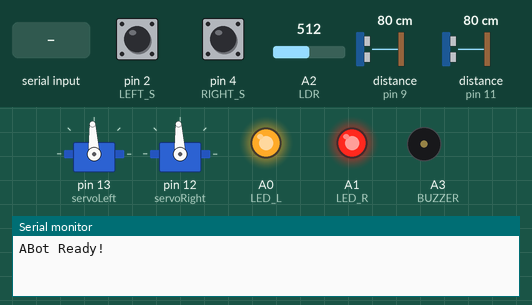
Bench run of a sketch on a simulated Arduino Uno, built with avr-gcc and run on an emulated ATmega328P. On the bench: 2 × servo, output pins drawn as LEDs (lit = HIGH), buzzer (waves = sounding), the last lines printed to the serial monitor. The test bench sets the inputs (shaded band); at power-on: distance to the obstacle (sensors on pin 11, pin 9) 80 cm, A2 (LDR) = 512, pin 2 (LEFT_S) LOW, pin 4 (RIGHT_S) LOW. The echo pulse lasts 58.3 µs per cm; pins used as bus, display or sensor lines are not drawn.

Above: at 1.3 s.
1.4 s: "P\n" received over the second serial link
At 2.9 s:
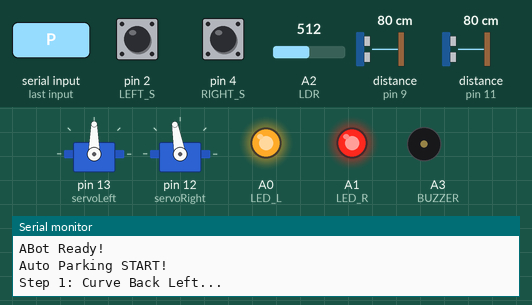
4.4 s: distance to the obstacle (sensor on pin 11) set to 11 cm
5.9 s: distance to the obstacle (sensor on pin 11) set to 8 cm
At 7.2 s:
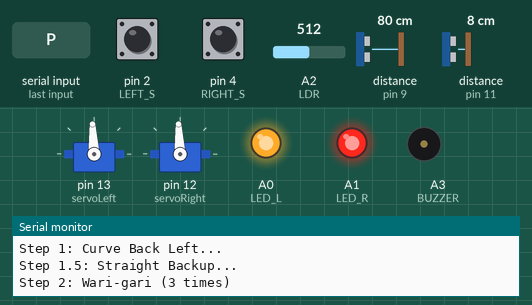
8.9 s: "S\n" received over the second serial link
At 10.94 s:
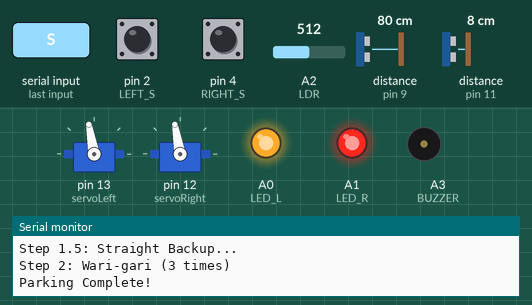
11.9 s: A2 (LDR) set to 592
14.9 s: A2 (LDR) set to 612
At 15.54 s:
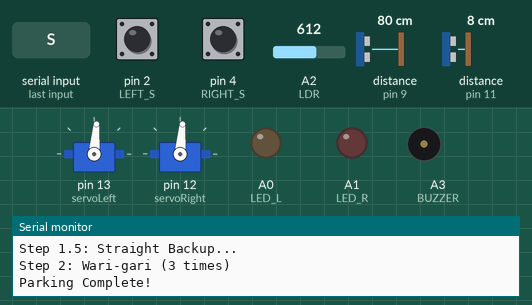
Timing chart, 0 to 18.9 s (numbered marks = the images above; inputs shaded):
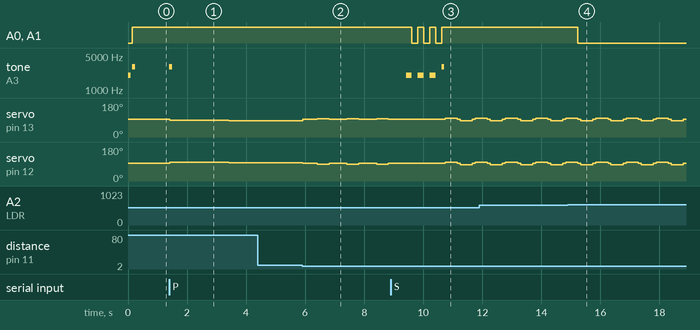

Measured:
- the behaviour switches between 10 and 9 cm on distance to the obstacle (sensor on pin 11) (found by bisection; images 1 and 2)
- the behaviour switches between 599 and 600 on A2 (LDR) (found by bisection; images 3 and 4)
- after the input at 1.4 s, tone on A3 (BUZZER): silent → 3000 Hz at once, → silent 0.10 s later; servo on pin 13 (servoLeft): 93° → 90° at once, → 87° 2.0 s later; servo on pin 12 (servoRight): 93° → 100° at once, → 96° 2.0 s later
- after the input at 4.4 s, every drawn part: stays the same
- after the input at 5.9 s, servo on pin 13 (servoLeft): alternates 97° for 0.40 s and 93° for 0.60 s, starting at once; servo on pin 12 (servoRight): alternates 93° for 0.60 s and 89° for 0.40 s, starting at once
- after the input at 8.9 s, servo on pin 13 (servoLeft), servo on pin 12 (servoRight): 93° → 100° after 1.8 s, → 93° 0.41 s later, → 85° 0.10 s later, → 93° 0.41 s later, … (5 changes in this stretch)
- after the input at 14.9 s, A0 (LED_L), A1 (LED_R): HIGH → LOW after 0.33 s
- by itself, A0 (LED_L), A1 (LED_R): alternates HIGH for 0.20 s and LOW for 0.20 s, 6 changes in all, then stays HIGH

The sketch:

Smart_Car.ino
```cpp
#include <Servo.h>
#include <SoftwareSerial.h>

SoftwareSerial BT(5, 6);

Servo servoLeft;
Servo servoRight;

#define LEFT_S   2
#define RIGHT_S  4
#define TRIG_F   8
#define ECHO_F   9

#define TRIG_B   10
#define ECHO_B   11

#define LED_L A0
#define LED_R A1
#define LDR   A2
#define BUZZER A3

const int SPEED_FWD = 60;
const int SPEED_TURN_FAST = 80;
const int SPEED_TURN_ADJUST = 50;
const int OBSTACLE_DIST = 8;

const int PARKING_DIST = 8;

const int BACK_SPEED_L = -55;
const int BACK_SPEED_R = -35;

int traceMode = 0;

void stopMove() {
  servoLeft.writeMicroseconds(1500);
  servoRight.writeMicroseconds(1500);
}

long getDistance() {
  digitalWrite(TRIG_F, LOW); delayMicroseconds(2);
  digitalWrite(TRIG_F, HIGH); delayMicroseconds(10);
  digitalWrite(TRIG_F, LOW);
  long duration = pulseIn(ECHO_F, HIGH);
  return duration * 0.034 / 2;
}

long getBackDistance() {
  digitalWrite(TRIG_B, LOW); delayMicroseconds(2);
  digitalWrite(TRIG_B, HIGH); delayMicroseconds(10);
  digitalWrite(TRIG_B, LOW);
  long duration = pulseIn(ECHO_B, HIGH);
  return duration * 0.034 / 2;
}

void maneuver(int left, int right, int ms) {
  servoLeft.writeMicroseconds(1500 + left);
  servoRight.writeMicroseconds(1500 - right);
  if (ms > 0) delay(ms);
}

void runSmartTracing() {
  int L = digitalRead(LEFT_S);
  int R = digitalRead(RIGHT_S);
  long distance = getDistance();

  if (distance > 0 && distance <= OBSTACLE_DIST) {
    stopMove();
    tone(BUZZER, 2000); delay(100); noTone(BUZZER);
    return;
  }

  if (traceMode == 0) {
    if (L == 0) traceMode = 1;
    else if (R == 0) traceMode = 2;
    else maneuver(SPEED_FWD, SPEED_FWD, 20);
  }
  else if (traceMode == 1) {
    if (R == 0) {
      traceMode = 2;
      maneuver(0, 0, 100);
      maneuver(SPEED_TURN_FAST, -80, 400);
    }
    else if (L == 0) maneuver(SPEED_FWD, SPEED_FWD, 20);
    else maneuver(0, SPEED_TURN_ADJUST, 20);
  }
  else if (traceMode == 2) {
    if (L == 0) {
      traceMode = 1;
      maneuver(0, 0, 100);
      maneuver(-80, SPEED_TURN_FAST, 400);
    }
    else if (R == 0) maneuver(SPEED_FWD, SPEED_FWD, 20);
    else maneuver(SPEED_TURN_ADJUST, 0, 20);
  }
}

void autoHeadlight() {
  int lightVal = analogRead(LDR);
  if (lightVal < 600) {
    analogWrite(LED_L, 180);
    analogWrite(LED_R, 180);
  }
  else {
    analogWrite(LED_L, 0);
    analogWrite(LED_R, 0);
  }
}

void setup() {
  Serial.begin(9600);
  BT.begin(9600);

  pinMode(LEFT_S, INPUT);
  pinMode(RIGHT_S, INPUT);
  pinMode(TRIG_F, OUTPUT);
  pinMode(ECHO_F, INPUT);
  pinMode(TRIG_B, OUTPUT);
  pinMode(ECHO_B, INPUT);
  pinMode(LED_L, OUTPUT);
  pinMode(LED_R, OUTPUT);
  pinMode(BUZZER, OUTPUT);

  servoLeft.attach(13);
  servoRight.attach(12);

  stopMove();

  tone(BUZZER, 2000, 100); delay(150);
  tone(BUZZER, 3000, 100);

  Serial.println("ABot Ready!");
}

void loop() {

  autoHeadlight();

  if (BT.available()) {

    char cmd = BT.read();
    if (cmd == '\n' || cmd == '\r') return;

    if (cmd == 'X') {
      stopMove();
      tone(BUZZER, 1000, 200);
    }

    else if (cmd == 'S') {
      traceMode = 0;
      tone(BUZZER, 3000, 100);

      while (true) {
        autoHeadlight();

        long dist = getDistance();
        if (dist > 0 && dist < 10) {
          stopMove();
          for (int i = 0; i < 3; i++) { tone(BUZZER, 2000, 100); delay(150); }
          break;
        }

        runSmartTracing();
        if (BT.available() && BT.read() == 'X') break;
      }
    }

    else if (cmd == 'D') {
      traceMode = 0;
      tone(BUZZER, 3000, 100);

      while (true) {
        autoHeadlight();
        runSmartTracing();
        if (BT.available() && BT.read() == 'X') break;
      }
    }

    else if (cmd == 'P') {

      Serial.println("Auto Parking START!");
      tone(BUZZER, 3000, 100);

      Serial.println("Step 1: Curve Back Left...");

      unsigned long startTime = millis();
      while (true) {
        long b_dist = getBackDistance();

        if ((b_dist > 0 && b_dist < PARKING_DIST)) {
          stopMove(); delay(500); break;
        }
        if (millis() - startTime > 2000) {
          stopMove(); break;
        }

        maneuver(-30, -80, 0);
        delay(10);

        if (BT.available() && BT.read() == 'X') return;
      }

      Serial.println("Step 1.5: Straight Backup...");
      while (true) {
        long b_dist = getBackDistance();
        if ((b_dist > 0 && b_dist <= PARKING_DIST) || b_dist == 0) {
          stopMove(); break;
        }

        maneuver(BACK_SPEED_L, BACK_SPEED_R, 0);
        delay(20);

        if (BT.available() && BT.read() == 'X') return;
      }
      delay(500);

      Serial.println("Step 2: Wari-gari (3 times)");

      for (int i = 1; i <= 3; i++) {

        maneuver(40, 40, 400);
        stopMove(); delay(300);

        unsigned long backupStart = millis();
        while (true) {
          long b_dist = getBackDistance();

          if ((b_dist > 0 && b_dist <= PARKING_DIST) || b_dist == 0) {
            stopMove(); break;
          }
          if (millis() - backupStart > 2000) {
            stopMove(); break;
          }

          maneuver(BACK_SPEED_L, BACK_SPEED_R, 0);
          delay(20);

          if (BT.available() && BT.read() == 'X') return;
        }

        delay(300);
      }

      Serial.println("Parking Complete!");
      for (int i = 0; i < 3; i++) {
        analogWrite(LED_L, 255);
        analogWrite(LED_R, 255);
        tone(BUZZER, 2000); delay(200);
        analogWrite(LED_L, 0);
        analogWrite(LED_R, 0);
        noTone(BUZZER); delay(200);
      }
    }

  }
}
```
